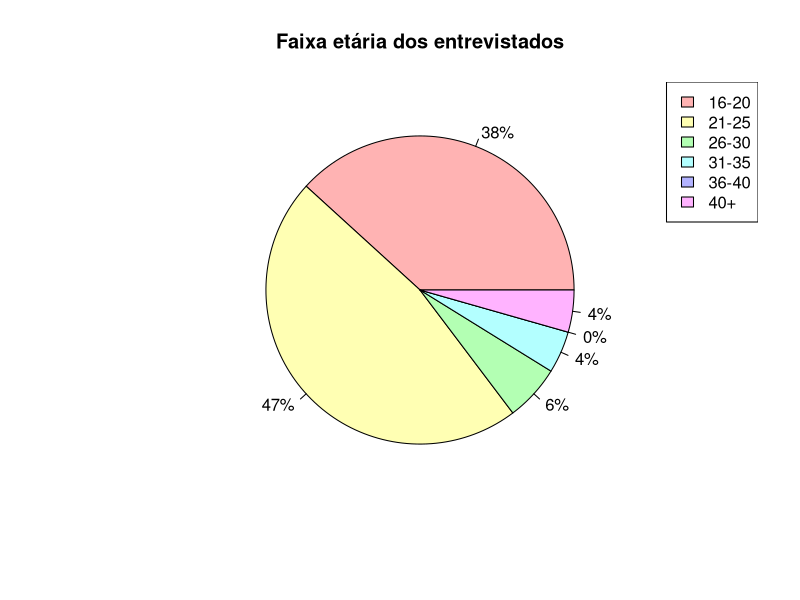

Generate this figure with R:
library(readxl)

df <- read_excel("dados/umses_alunos_2018.xlsx")
#View(df)

png("graficos/distribuicao-idade.png", width=600, height=600)

idade <- table(df$idade)

nidade <- as.table(0)
names(nidade) <- 5

idades <- c(idade, nidade)

idadeOrdenada <- idades[order(names(idades))]

idadeLbl = c("16-20", "21-25", "26-30", "31-35", "36-40", "40+")

idadePercent = sprintf("%d%%", round(100 * idadeOrdenada / sum(idadeOrdenada)))

pie(idadeOrdenada, labels=idadePercent, col=rainbow(6, s=.3), main="Faixa etária dos entrevistados")
legend("topright", idadeLbl, fill=rainbow(6, s=.3))

dev.off()

